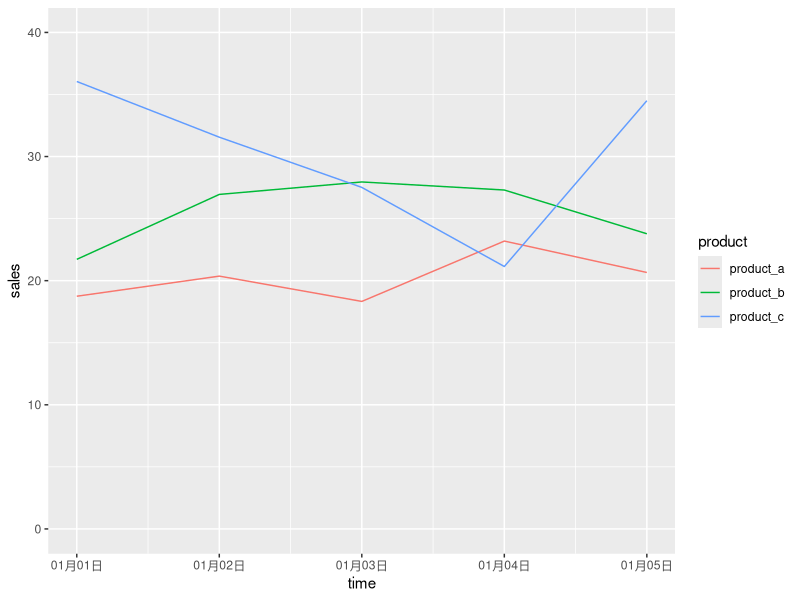
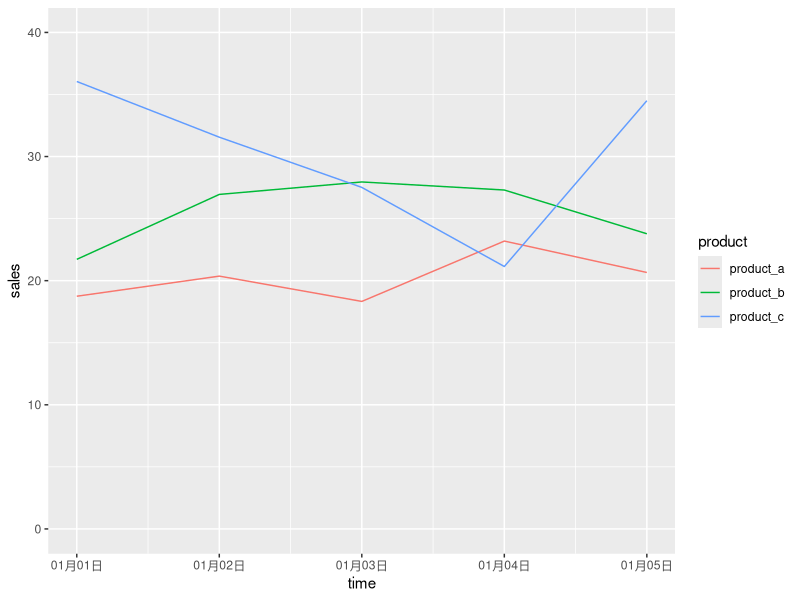
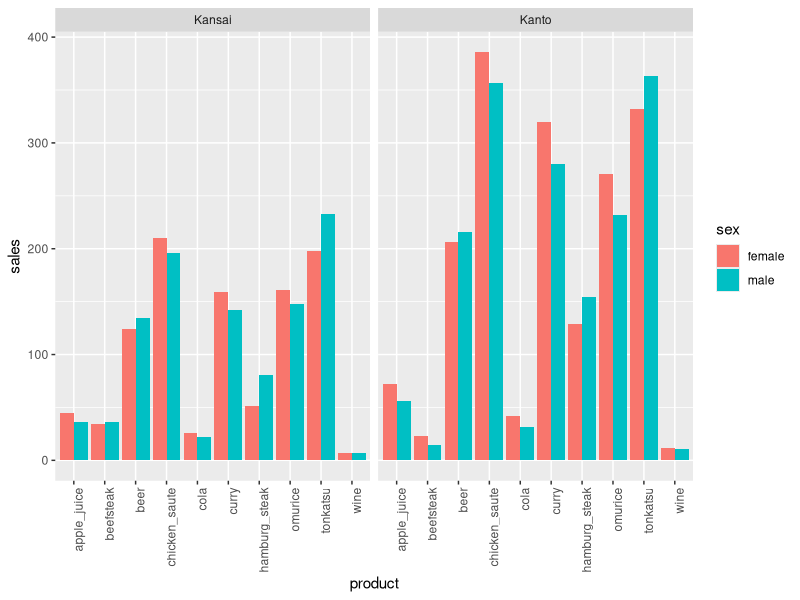

The R script that drew these images, in order:

# データの整形と結合|R言語ではじめるプログラミングとデータ分析
# 馬場真哉


# ライブラリの読み込み --------------------------------------------------------------

library(readr)
library(ggplot2)
library(tidyr)
library(dplyr)


# 縦持ちデータと横持ちデータ -----------------------------------------------------------

## 縦持ちデータの例

# 縦持ちデータ
tidy_1 <- read_csv("4-7-1-tidy-data-1.csv")
tidy_1


## 横持ちデータの例

# 横持ちデータ
messy_1 <- read_csv("4-7-2-messy-data-1.csv")
messy_1


## 縦持ちデータの分析事例

# 縦持ちデータはデータの可視化が容易
ggplot(data = tidy_1) +
  geom_line(aes(x = time, y = sales, colour = product)) + 
  ylim(0, 40) +
  scale_x_date(date_labels = "%m月%d日")


# 横持ちデータ→縦持ちデータの変換 ------------------------------------------------------------------

## pivot_longer関数の適応例

# pivot_longerの適用
messy_1 %>% 
  pivot_longer(cols = c(product_a, product_b, product_c),
               names_to = "product", values_to = "sales")

# pivot_longerした結果を可視化
messy_1 %>% 
  pivot_longer(cols = c(product_a, product_b, product_c),
               names_to = "product", values_to = "sales") %>% 
  ggplot() +
  geom_line(aes(x = time, y = sales, colour = product)) + 
  ylim(0, 40) +
  scale_x_date(date_labels = "%m月%d日")


## pivot_longer関数の使い方：names_toとvalues_toの指定

# names_to, values_toはあくまでも列の名称にすぎない
messy_1 %>% 
  pivot_longer(cols = c(product_a, product_b, product_c),
               names_to = "name_1", values_to = "name_2")


## pivot_longer関数の使い方：集約される列名の指定

# 指定されなかった列は、そのまま残る
messy_1 %>% 
  pivot_longer(cols = c(product_a, product_b),
               names_to = "product", values_to = "sales")

# 集約させたくない列のみを、マイナス記号で指定する
messy_1 %>% 
  pivot_longer(cols = -time,
               names_to = "product", values_to = "sales")


# 縦持ちデータ→横持ちデータの変換 ------------------------------------------------------------------

# 対象のデータ
tidy_1

# pivot_widerの適用
tidy_1 %>% 
  pivot_wider(names_from = "product", values_from = "sales")


# memo：gather関数とspread関数
# gather
messy_1 %>% 
  gather(key = "product", value = "sales", 
         product_a, product_b, product_c)
# spread
tidy_1 %>% 
  spread(key = "product", value = "sales")


# 列の分割と結合 -------------------------------------------------

## 「1つのセルに2つ以上のデータが含まれる」データの例

# 対象のデータ
messy_2 <- read_csv("4-7-3-messy-data-2.csv")

# 「1つのセルに2つ以上のデータが含まれる」データ
messy_2


## separate関数による列の分割

# 2列に分ける
tidy_2 <- messy_2 %>% 
  separate(col = data, into = c("sex", "shell_width"), 
           sep = "：", convert = TRUE)
tidy_2


## unite関数による列の結合

# 2列を結合する
tidy_2 %>% 
  unite(sex, shell_width, col = "unite", sep = "/")


# inner_joinによる結合 --------------------------------------------------------------

## データの読み込み

# 対象のデータ
tbl_sales <- read_csv("4-7-4-tbl-sales.csv")
tbl_product <- read_csv("4-7-5-tbl-product.csv")

# 結合の対象となるテーブル
# 毎日の売り上げデータ
tbl_sales
# 商品情報
tbl_product


## inner_join関数によるテーブルの結合

# inner_join関数の適用
tbl_sales %>% 
  inner_join(tbl_product, by = c("product_id" = "id"))

# 飲み物と食べ物で売上個数・金額の2日間平均値を得る
tbl_sales %>% 
  inner_join(tbl_product, by = c("product_id" = "id")) %>% 
  group_by(category) %>% 
  summarise(mean_sales_quantity = mean(sales_quantity),
            mean_sales_price = mean(sales_quantity * price))


# left_joinとright_joinによる結合 ----------------------------------------------------

## left_join関数によるテーブルの結合

# left_join関数の適用
tbl_sales %>% 
  left_join(tbl_product, by = c("product_id" = "id"))


## right_join関数によるテーブルの結合

# right_join関数の適用
tbl_sales %>% 
  right_join(tbl_product, by = c("product_id" = "id"))


# full_joinによる結合 ---------------------------------------------------------------

# full_join関数の適用
tbl_sales %>% 
  full_join(tbl_product, by = c("product_id" = "id"))


# 3つのテーブルを結合させる分析事例 --------------------------------------------------------------------

## データの読み込み

# 対象のデータ
mst_sales <- read_csv("4-7-6-mst-sales.csv")
mst_shop <- read_csv("4-7-7-mst-shop.csv")
mst_product <- read_csv("4-7-8-mst-product.csv")

# 売上データ
mst_sales

# 店舗情報
mst_shop

# 商品情報
mst_product


## テーブルの結合

# 結合
join_data <- mst_sales %>% 
  left_join(mst_shop, by = c("shop_id" = "id")) %>% 
  left_join(mst_product, by = c("product_id" = "id")) %>% 
  rename(product=name) %>% 
  select(-product_id)

# 確認
join_data

# 有効数字を5桁に増やす
options(pillar.sigfig = 5)


## 最も売れている商品を調べる

# 最も売れている商品は(個数)
join_data %>% 
  group_by(product) %>% 
  summarise(sum_sales = sum(sales)) %>% 
  arrange(desc(sum_sales))

# 最も売れている商品は(金額：万円)
join_data %>% 
  group_by(product) %>% 
  summarise(sum_prices = sum(sales * price / 10000)) %>% 
  arrange(desc(sum_prices))


## 最も売れている店舗を調べる

# 最も売れているお店は(金額：万円)
join_data %>% 
  group_by(shop_id) %>% 
  summarise(sum_prices = sum(sales * price / 10000)) %>% 
  arrange(desc(sum_prices))


## 商品別・男女別・地域別の売上集計

# 商品別・男女別・地域別の売上集計地の棒グラフを描く
join_data %>% 
  group_by(product, sex, region) %>% 
  summarise(sales = sum(sales * price / 10000)) %>% 
  ggplot() + 
  geom_col(aes(x = product, y = sales, fill = sex), 
           position = "dodge") +
  facet_grid( ~ region) +
  theme(axis.text.x = element_text(angle = 90, hjust = 1))


